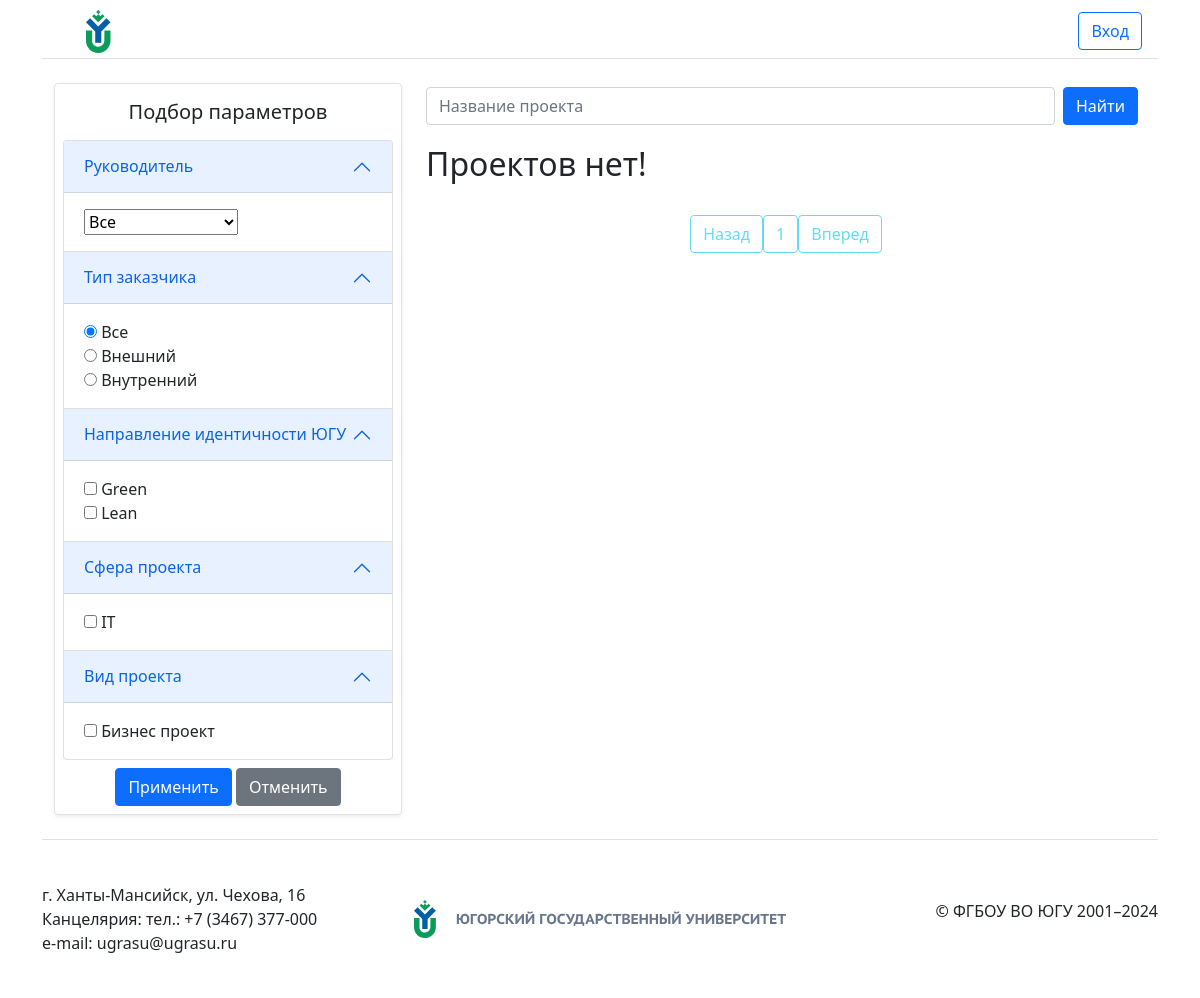
/, run on an earlier commit of the app's database.
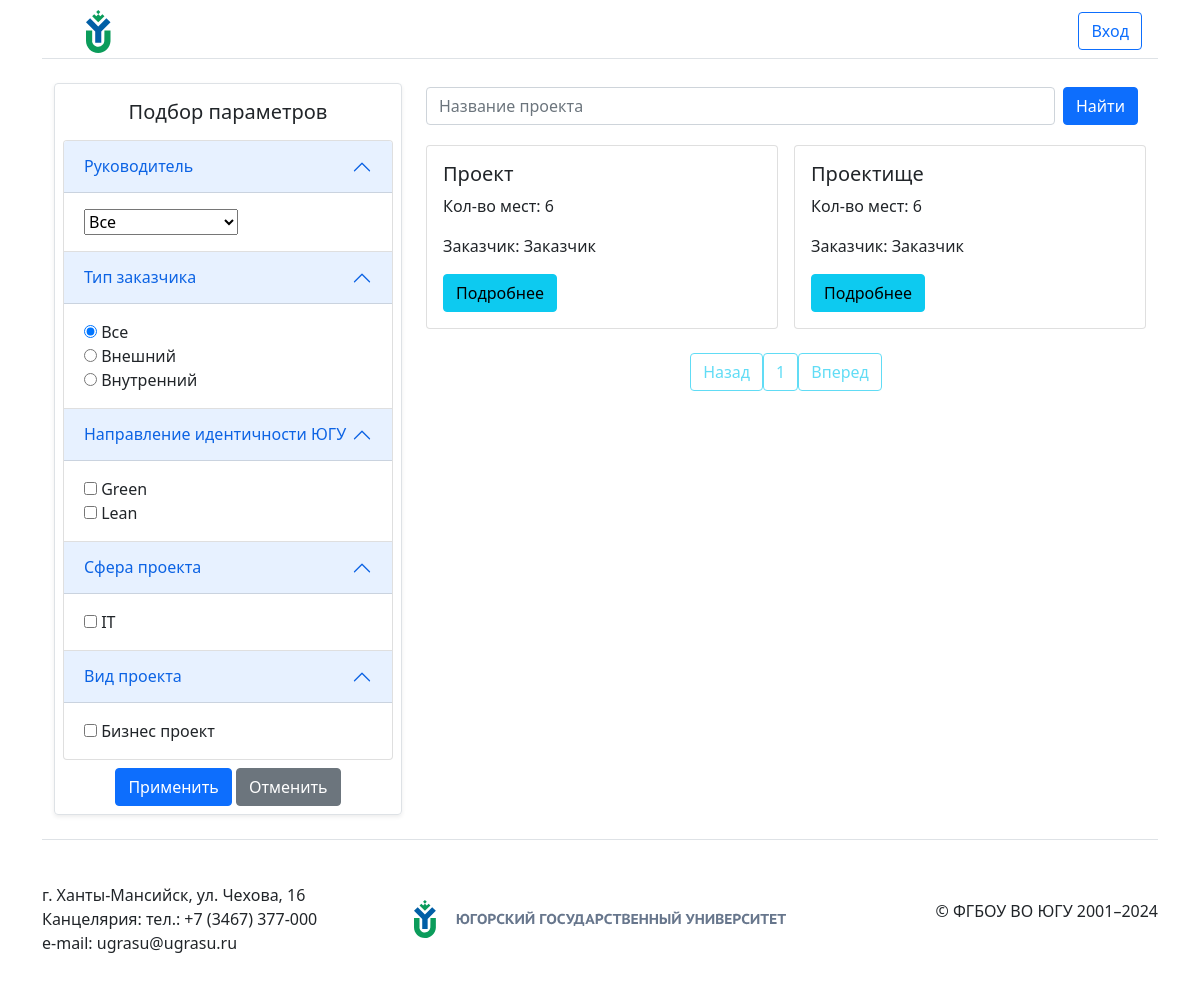
And on a later commit of the database.
### showcase_projects/models.py (models this page shows, shortened)
class Project(models.Model):
    class Meta:
        permissions = [
            ("change_status_project", "Can change status project"),
        ]
    CUSTOMER_TYPE = [
        ('external' ,'Внешний'),
        ('interior' ,'Внутренний'),
    ]
    order = models.OneToOneField(Order, on_delete=models.CASCADE, default=None, null=True, blank=True,)
    place = models.IntegerField(default=6)
    lecturer = models.ForeignKey(Lecturer, on_delete=models.CASCADE, default=None, null=True, blank=True, related_name='lecturer')
    customer_type = models.CharField(max_length=20, choices=CUSTOMER_TYPE, default='processing')

class ModelWithStatus(models.Model):
    class Meta:
        abstract = True
    STATUS_CHOICES = [
        ('accepted', 'Принят'),
        ('processing', 'В обработке'),
        ('rejected', 'Отклонен'),
    ]
    status = models.CharField(max_length=20, choices=STATUS_CHOICES, default='processing')

class Order(ModelWithStatus):
    title = models.CharField(max_length=100)
    customer = models.ForeignKey(Customer, on_delete=models.CASCADE, related_name='customer')
    directionIdentity = models.ManyToManyField(DirectionIdentity)
    spheres = models.ManyToManyField(Spheres)
    types = models.ManyToManyField(Types)

### registration/models.py (models this page shows)
class Profile(models.Model):
    user = models.OneToOneField(
        User, on_delete=models.CASCADE,
    )
    class Meta:
        abstract = True
    def __str__(self):
        return self.user.username

class Customer(Profile):
    pass

### showcase_projects/views.py (the view)
# urls.py: path('', ProjectListView.as_view(model=Project), name='home'),
class ProjectListView(ListView):
    queryset = Project.objects.all()
    template_name = 'showcase_projects/home.html'
    context_object_name = 'projects'
    paginate_by = 4
    def get_queryset(self):
        queryset = super().get_queryset()
        query = self.request.GET.get('q')
        filters = self.request.GET
        if query:
            queryset = queryset.filter(Q(order__title__icontains=query))
        self.filterset = ProjectFilter(filters, queryset=queryset)
        return self.filterset.qs
    def get_context_data(self, **kwargs):
        context = super().get_context_data(**kwargs)
        context['projectFilter'] = self.filterset.form
        context['applied_filters'] = self.request.GET.urlencode()
        return context

### showcase_projects/models.py (called while the page is built)
    def __str__(self):
        return self.title

    def __str__(self):
        return self.title

    def __str__(self):
        return self.title

### showcase_projects/templates/showcase_projects/home.html (shortened to what this page needs)
{% extends "showcase_projects/base.html" %}
{% block content %}
<div class="container-fluid">
    <div class="row">
        <div class="col-md-8 order-md-2">
            <section class="py-1 text-center">
                <form action="{% url 'home' %}" method="get"
                    class="d-flex justify-content-between align-items-center mb-3">
                    <input name="q" type="text" class="form-control me-2" id="searchProject"
                        placeholder="Название проекта">
                    <button type="submit" class="btn btn-primary me-2">Найти</button>
                </form>
            </section>
            <div class="row row-cols-1 row-cols-md-2 g-3">
                {% if projects %}
                    {% for project in projects %}
                        {% include "showcase_projects/project_card.html" %}
                    {% endfor %}
                {% else %}
                    <div class="col">
                        <h2>Проектов нет!</h2>
                    </div>
                {% endif %}
            </div>
            <div class="pagination justify-content-center mt-4">
                <div id="pagination-buttons-container">
                </div>
            </div>
        </div>
        <div class="col-md-4 order-md-1" id="filtersColumn">
            <div class="row p-2 g-0 border rounded overflow-hidden flex-md-row mb-4 shadow-sm h-md-250 position-relative" style="overflow-y: auto;">
                <h5 class="text-center mb-3 mt-2">Подбор параметров</h5>
                <form method="get">
                    <div class="accordion" id="projectFiltersAccordion">
                        {% for filter in projectFilter %}
                            <div class="accordion-item">
                                <h2 class="accordion-header" id="filterHeading{{ forloop.counter }}">
                                    <button class="accordion-button" type="button" data-bs-toggle="collapse" data-bs-target="#filterCollapse{{ forloop.counter }}" aria-expanded="true" aria-controls="filterCollapse{{ forloop.counter }}">
                                        {{ filter.label }}
                                    </button>
                                </h2>
                                <div id="filterCollapse{{ forloop.counter }}" class="accordion-collapse collapse show" aria-labelledby="filterHeading{{ forloop.counter }}">
                                    <div class="accordion-body">
                                        {{ filter }}
                                    </div>
                                </div>
                            </div>
                        {% endfor %}
                    </div>
                    <div class="col text-center">
                        <input type="submit" class="btn btn-primary btn-block mt-2" value="Применить" />
                        <button type="button" class="btn btn-secondary btn-block mt-2" onclick="clearFilters()">Отменить</button>
                    </div>
                </form>
            </div>
        </div>
    </div>
</div>
{% endblock content %}

### showcase_projects/templates/showcase_projects/project_card.html
<div class="col">
    <div class="card h-100">
        <div class="card-body">
            <h5 class="card-title">{{ project.order.title }}</h5>
            <p class="card-text">Кол-во мест: {{ project.place }}</p>
            <p class="card-text">Заказчик: {{ project.order.customer.user.username }}</p>
            <a href="{% url 'project-detail' project.id %}" class="btn btn-info">Подробнее</a>
        </div>
    </div>
</div>

What changed in the data, as far as the page shows it:
added Project: order "Проект", place "6", order.customer.user.username "Заказчик"
added Project: order "Проектище", place "6", order.customer.user.username "Заказчик"
Also different on the page:
text no longer shown: "Проектов нет!"
